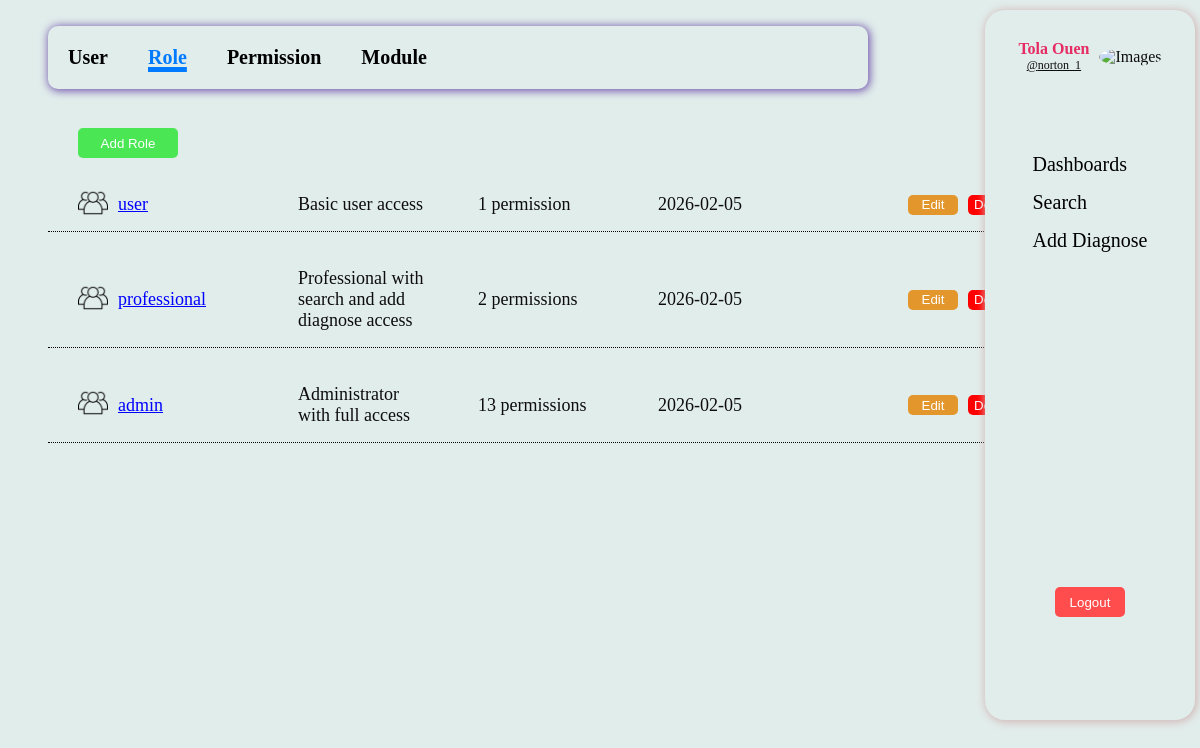
Page /role/ (signed in) on the committed database.
### app/models/users.py (models this page shows, shortened)
class User(db.Model, UserMixin):
    __tablename__ = 'users'
    id = db.Column(db.Integer, primary_key=True)
    username = db.Column(db.String(50), unique=True, nullable=False, index=True)
    email = db.Column(db.String(120), unique=True, nullable=True)
    full_name = db.Column(db.String(120), nullable=True)
    password_hash = db.Column(db.String(255), nullable=False)
    is_active = db.Column(db.Boolean, default=True)
    created_at = db.Column(db.DateTime, default=datetime.utcnow)
    updated_at = db.Column(db.DateTime, default=datetime.utcnow, onupdate=datetime.utcnow)
    roles = db.relationship('Role', secondary=user_roles, back_populates="users")
    def has_role(self, role_name):
        return any(role.name == role_name for role in self.roles)
    def has_permission(self, permission_code):
        for role in self.roles:
            if any(permission.code == permission_code for permission in role.permissions):
                return True
        return False
    @property
    def is_admin(self):
        return self.has_role('admin')
    def can_access(self, permission_code):
        return self.has_permission(permission_code)

### app/models/roles.py (models this page shows, shortened)
class Role(db.Model):
    __tablename__ = 'roles'
    id = db.Column(db.Integer, primary_key=True)
    name = db.Column(db.String(50), unique=True, nullable=False, index=True)
    description = db.Column(db.String(255))
    created_at = db.Column(db.DateTime, default=datetime.utcnow)
    updated_at = db.Column(db.DateTime, default=datetime.utcnow, onupdate=datetime.utcnow)
    permissions = db.relationship('Permission', secondary=role_permissions, back_populates="roles")
    users = db.relationship('User', secondary=user_roles, back_populates="roles")

### app/routes/roles.py (the view)
@role_router.route("/")
@login_required
@permission_required('roles:read')
def index():
    roles = RolesService.get_role_all()
    return render_template("roles/index.html", roles=roles)

### app/services/roles.py (called while the page is built)
    @staticmethod
    def get_role_all() -> List[Role]:
        return Role.query.order_by(Role.id).all()

### app/templates/roles/index.html
{% extends "layout/base.html" %}
{% block content %}
{% if current_user.is_admin %}
<div>
    <nav class="nav-bar">
        <div class="nav-link">
            <ul>
                <li><a href="{{ url_for('User.index') }}">User</a></li>
                <li><a href="{{ url_for('Role.index') }}">Role</a></li>
                <li><a href="{{ url_for('Permission.index') }}">Permission</a></li>
                <li><a href="{{ url_for('module.index') }}">Module</a></li>
            </ul>
        </div>
    </nav>
</div>
<div class="button-submit">
    <button type="submit">
        <a href="{{ url_for('Role.create') }}">Add Role</a>
    </button>
</div>
{% for role in roles %}
<div class="row-user">
    <div class="image-view">
        <img src="{{ url_for('static', filename='images/roles.png') }}" alt="images">
    </div>
    <div class="list-user">
        <ul>
            <li><a href="{{ url_for('Role.detail', role_id=role.id) }}">{{ role.name }}</a></li>
            <li>{{ role.description or '-' }}</li>
            <li>{{ role.permissions|length }} permission{{ 's' if role.permissions|length != 1 else '' }}</li>
            <li>{{ role.created_at.strftime('%Y-%m-%d') }}</li>
        </ul>
    </div>
    <div class="button-list">
        <button class="button-update"><a href="{{ url_for('Role.edit', role_id=role.id) }}">Edit</a></button>
        <button class="button-delete"><a href="{{ url_for('Role.delete_confirm', role_id=role.id) }}">Delete</a></button>
    </div>
</div>
{% else %}
<p class="text-role">No Role created. Please create role for user.</p>
{% endfor %}
{% endif %}
{% endblock %}

### app/templates/layout/base.html (shortened to what this page needs)
<!DOCTYPE html>
<html lang="en">
<head>
    <link rel="stylesheet" href="{{ url_for('static', filename='css/style.css') }}">
</head>
<body>
    <main>
        {% if current_user.is_authenticated %}
        <aside class="asidenav">
            <div class="profile-status">
                <div class="profile-name-status">
                    <h3 class="profile-full-name">{{ current_user.full_name }}</h3>
                    <small><a href="{{ url_for('User.detail', user_id=current_user.id)}}">@{{ current_user.username }}</a></small>
                </div>
                <div>
                    <img src="{{ url_for('static', filename='images/profile.jpeg') }}" alt="Images">
                </div>
            </div>
            <div>
                <div class="aside-link">
                    <ul>
                        {% if current_user.is_admin %}
                        <li><a href="{{ url_for('User.index') }}">Dashboards</a></li>
                        <li><a href="{{ url_for('disease.index')}}">Search</a></li>
                        <li><a href="{{ url_for('disease.create') }}">Add Diagnose</a></li>
                        {% elif current_user.is_user %}
                        <li><a href="{{ url_for('disease.index')}}">Search</a></li>
                        {% elif current_user.is_professional %}
                        <li><a href="{{ url_for('disease.index')}}">Search</a></li>
                        <li><a href="{{ url_for('disease.create') }}">Add Diagnose</a></li>
                        {% endif %}
                    </ul>
                </div>
                <div class="button-logout">
                    <button type="submit"><a href="{{ url_for('auth.logout')}}">Logout</a></button>
                </div>
            </div>
        </aside>
        {% endif %}
    </main>
    <section class="container">
        {% block content %}{% endblock %}
    </section>
</body>
</html>

### app/static/css/style.css (style rules this page uses)
* { background-color: #e1edeb; color: rgb(14, 13, 13); }
.profile-full-name { font-size: 20px; color: rgb(230, 44, 100); }
.asidenav { display: flex; flex-direction: column; height: 650px; width: 150px; position: fixed; top: 10px; right: 5px; border: none; border-radius: 20px; padding: 30px; filter: drop-shadow(1px 1px 9px 1px rgb(114, 85, 172)); box-shadow: 1px 1px 9px 1px rgb(209, 181, 181); }
.profile-status { display: flex; align-items: center; justify-content: center; flex-direction: row; gap: 10px; }
.profile-status img { border-radius: 50%; width: 40px; height: 40px; }
.profile-name-status { display: flex; flex-direction: column; justify-content: center; align-items: center; }
.profile-name-status h3 { font-weight: bold; font-size: 16px; margin: 0; }
.profile-name-status small { font-size: 12px; margin: 0; color: rgb(116, 113, 113); }
.aside-link { display: flex; flex-direction: column; align-self: center; align-items: center; margin-top: 50px; }
.aside-link ul { list-style-type: none; padding: 0; margin-top: 30px; font-size: 20px; }
.aside-link ul li { margin-bottom: 15px; }
.aside-link ul li a { text-decoration: none; color: black; font-weight: 500; }
.button-logout { display: flex; justify-content: center; align-items: center; margin-top: auto; margin-top: 300px }
.button-logout button { background-color: #ff4d4d; width: 70px; height: 30px; border: none; border-radius: 5px; cursor: pointer; }
.button-logout button a { background-color: #ff4d4d; color: white; text-decoration: none; }
.container { margin-right: 100px; margin-left: 20px; padding: 20px; }
.nav-bar { margin-top: 20px; margin-bottom: 100px; }
.nav-link ul { display: flex; flex-direction: row; gap: 20px; justify-content: flex-start; position: fixed; top: 10px; width: 1200px; border-radius: 10px; padding: 10px; box-shadow: 1px 1px 9px 1px rgb(114, 85, 172); }
.nav-link li { list-style: none; font-weight: bold; font-size: 20px; }
.nav-link a { color: black; text-decoration: none; padding: 10px; }
.nav-link ul li a.active { color: #007bff; font-weight: bold; text-decoration: 5px underline #007bff; }
.button-submit { margin-left: 30px; }
.button-submit button { background-color: rgb(74, 230, 84); color: white; border-radius: 5px; border: none; width: 100px; height: 30px; }
.button-submit a { background-color: rgb(74, 230, 84); color: white; text-decoration: none; }
.row-user { display: flex; flex-direction: row; align-items: center; margin-top: 20px; border-bottom: 1px dotted black; width: 1080px; }
.image-view { position: relative; left: 30px; }
.image-view img { width: 30px; padding: 0; height: 30px; object-fit: cover; }
.list-user ul { display: flex; flex-direction: row; align-items: center; gap: 50px; }
.list-user li { list-style: none; font-size: 18px; width: 130px; }
.list-user a { color: blue; }
.button-list { display: flex; flex-direction: row; align-items: center; gap: 10px; margin-left: 30px; }
.button-update { background-color: rgb(226, 150, 44); border-radius: 5px; border: none; width: 50px; height: 20px; }
.button-update a { background-color: rgb(226, 150, 44); color: white; text-decoration: none; }
.button-delete { background-color: red; border-radius: 5px; border: none; width: 50px; height: 20px; }
.button-delete a { background-color: red; color: white; text-decoration: none; }
.ul-list ul, li { display: flex; flex-direction: row; gap: 30px; }
@media screen and (min-width: 1025px) and (max-width: 1280px) { .nav-link ul { width: 800px; } }
@media screen and (min-width: 1025px) and (max-width: 1280px) { .list-user { width: 800px; } }

### rows in the picture
User: full_name "Tola Ouen", username "norton_1"
Role: name "user", description "Basic user access", permissions|length "1", created_at "2026-02-05"
Role: name "professional", description "Professional with search and add diagnose access", permissions|length "2", permissions "s", created_at "2026-02-05"
Role: name "admin", description "Administrator with full access", permissions|length "13", permissions "s", created_at "2026-02-05"
